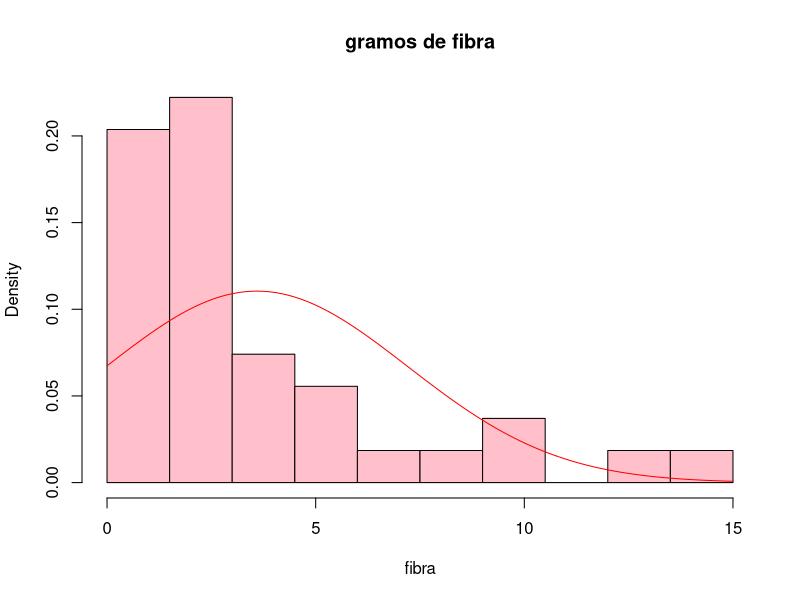
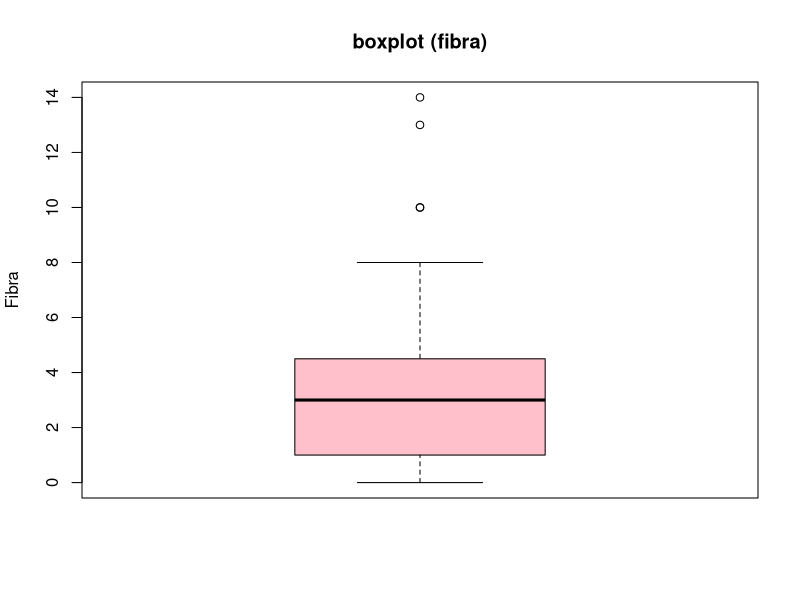
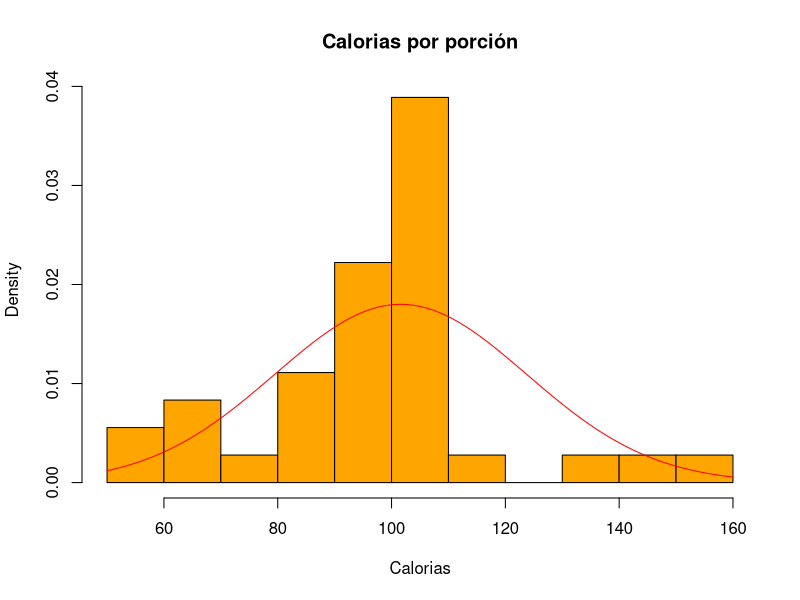
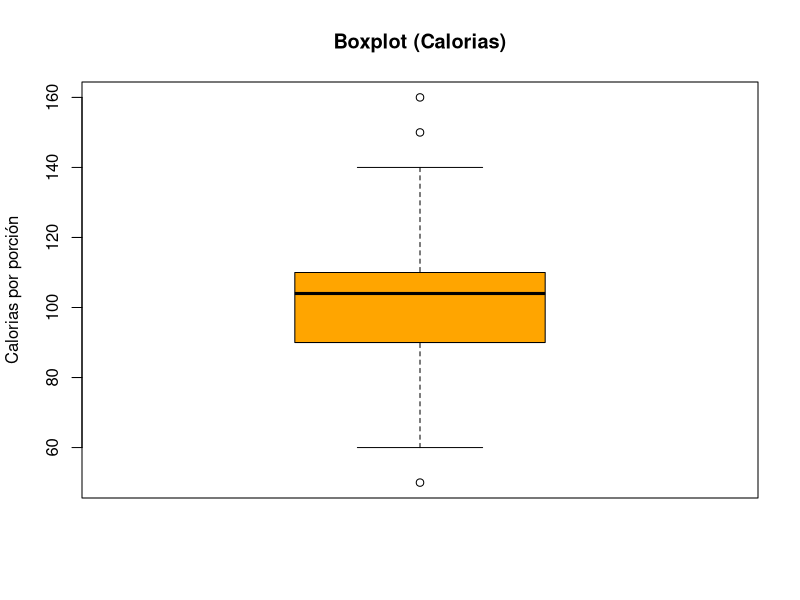
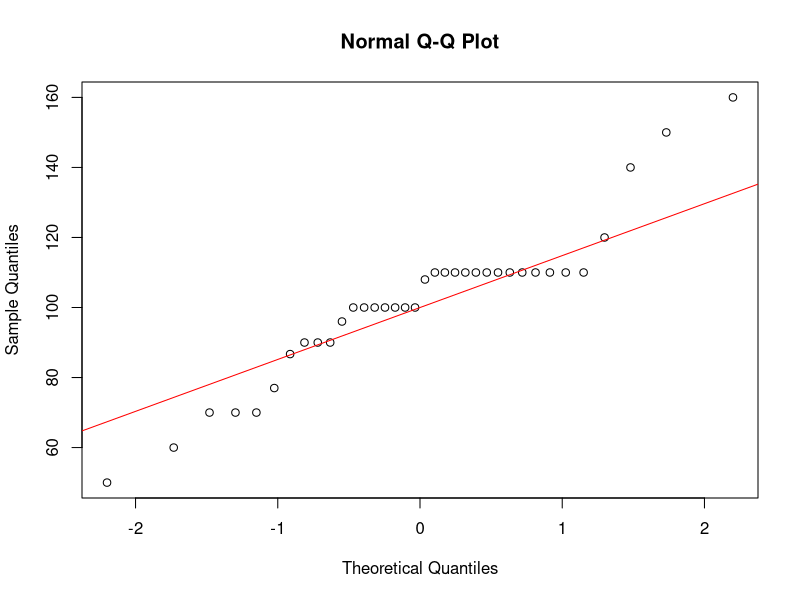
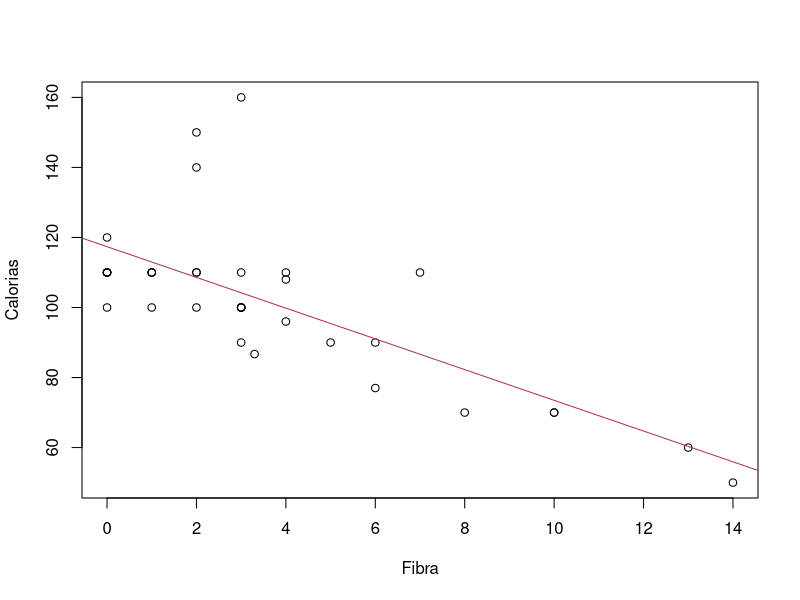
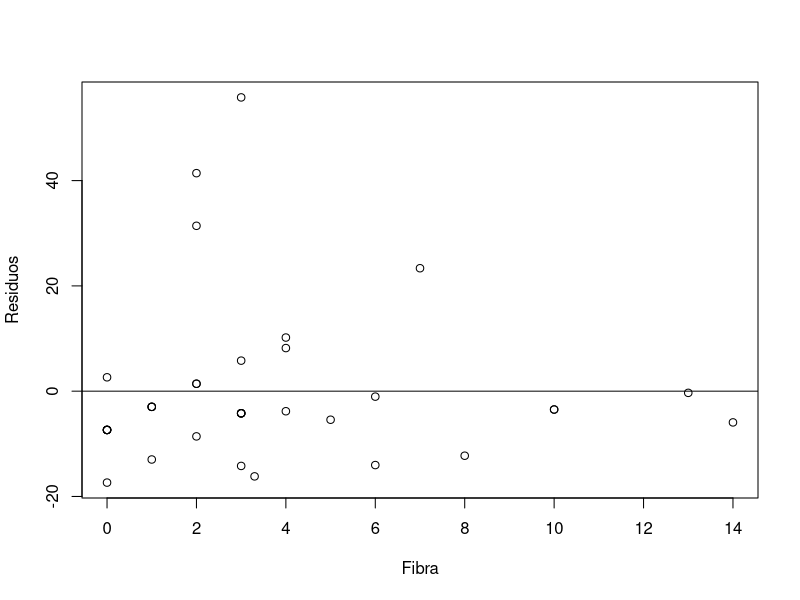
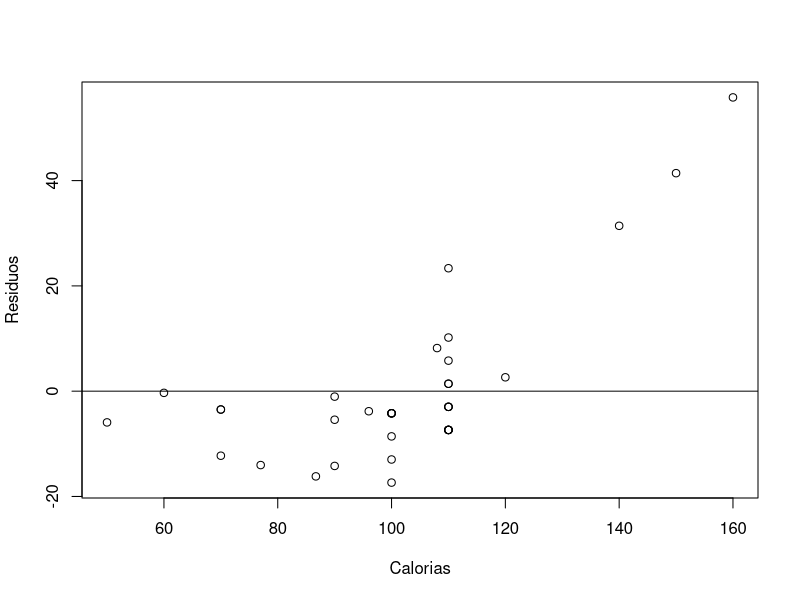

The R source for these figures, in order: (Note: this script raises an error after producing the figures.)
setwd("~/datasets tp final")
cereales<-read.table("cereales.txt",header=T)
View(cereales)
attach(cereales)

# ANÁLISIS DESCRIPTIVO DE CADA VARIABLE:

#Para la variable X correspondiente a los niveles de Fibra de los cereales:
sort(Fibra)
summary(Fibra) # resumen de 5 numeros
sd(Fibra) # desviación estándar muestral
mean(Fibra,trim=0.1) # media 0.1-podada
mean(Fibra,trim=0.2) # media 0.2-podada
IQR(Fibra) #distancia intercuartil

# Realizamos un histograma: 
par(mfrow=c(1,1)) 
hist(Fibra,freq = FALSE, breaks = seq(0,15,by=1.5), col = "pink", main="gramos de fibra", xlab="fibra")
#Superponemos la curva normal:
curve(dnorm(x, mean(Fibra),sd(Fibra)),add=T,col="red")

# Realizamos un diagrama de caja:
boxplot(Fibra, main="boxplot (fibra)", ylab="Fibra", col="pink")

# Para la variable Y correspondiente a Calorias por porción de los cereales:
sort(Calorias)
summary(Calorias) # resumen de 5 numeros
sd(Calorias) # desviación estándar muestral
mean(Calorias,trim=0.1) # media 0.1-podada
mean(Calorias,trim=0.2) # media 0.2-podada
IQR(Calorias) # distancia intercuartil

# Realizamos un histograma: 
par(mfrow=c(1,1)) 
hist(Calorias,freq = FALSE, breaks = seq(50,160,by=10), col = "orange", main="Calorias por porción", xlab="Calorias")
#Superponemos la curva normal:
curve(dnorm(x, mean(Calorias),sd(Calorias)),add=T,col="red")

# Realizamos un diagrama de caja:
boxplot(Calorias, main="Boxplot (Calorias)", ylab="Calorias por porción", col="orange")

# ajustamos una recta para ver si los datos son razonablemente normales:
qqnorm(Calorias)
qqline(Calorias, col="red")

####################################################################################################################################################

# EL SIGUIENTE PASO ES COMENZAR A PLANTEAR EL MODELO LINEAL:

#Graficamos PARA FIBRA-CALORIAS la recta del ajuste por cuadrados minimos junto con los puntos:
regresionF <- lm(Calorias ~ Fibra)
summary(regresionF)


# SSE:
SSE=((15.72)^2)*(length(Fibra)-2)
SSE

#la varianza del error, se estima por SSE/n-2 
scuadrado=SSE/34
scuadrado

#Analisis de residuos:
plot(Fibra, Calorias, xlab='Fibra', ylab='Calorias')
abline(regresionF, col="maroon")
plot(Fibra, resid(regresionF), ylab="Residuos")
qqline(y=0)
plot(Calorias,resid(regresionF), ylab="Residuos")
qqline(y=0)
plot(fitted(regresionF), resid(regresionF), xlab="valores ajustados", ylab="Residuos")
qqnorm(resid(regresionF))
qqline(resid(regresionF), col="blue")
bp<-boxplot(resid(regresionF), ylab="Residuos", main="boxplot de residuos")
bp$out
hist(resid(regresionF), freq=F, xlab="Residuos", col="bisque3")

# Observamos la presencia de outliers, y una dependencia de los residuos y los valores ajustados
# con una homocedasticidad baja (los residuos no tienen variabilidad constante entorno al 0).
# en este caso no se presenta normalidad de los residuos. La gráfica de valores ajustados muestra que los puntos
# se agrupan en la parte inferios derecha de la gráfica. La gráfica de calorias-residuos muestra una posible 
# relación curvilinea.

# debemos entonces quitar datos atipicos para ver si los valores del modelo mejoran ( buscamos un coef.de correlacion mas alto,
# una homocedasticidad mas alta y menor dependencia de los residuos con los valores ajustados)

# TRANSFORMAMOS LA VARIABLE RESPUESTA:
#Se transforma la variable respuesta y se quitan los datos atípicos y de alta influencia:
#punto de alta influencia en 3, se observan los casos para cuando está incluido y no el punto:
regresionFF <- lm(100*(Calorias)^(-1) ~ Fibra,cereales[-c(27,28,9),])
summary(regresionFF)
plot(Fibra[-c(27,28,9)], 100*(Calorias[-c(27,28,9)])^(-1), xlab='Fibra', ylab='Calorias')
abline(regresionFF, col="red")

regresionFF <- lm(100*(Calorias)^(-1) ~ Fibra,cereales[-c(27,28,9,3,4,33,35),])  
summary(regresionFF)
plot(Fibra[-c(27,28,9,3,4,33,35)], 100*(Calorias[-c(27,28,9,3,4,33,35)])^(-1), xlab='Fibra', ylab='Calorias')
abline(regresionFF, col="green")

#El dato 3 fue eliminado por ser un punto de alta influencia. Observar que los valores para las rectas
# ajustadas cambian bastante al quitarlo.

sort(fibraSinOut)
summary(Fibra[-c(27,28,9,3,4,33,35)])
mean(Fibra[-c(27,28,9,3,4,33,35)])
sd(Fibra[-c(27,28,9,3,4,33,35)])
IQR(Fibra[-c(27,28,9,3,4,33,35)])
mean(Fibra[-c(27,28,9,3,4,33,35)],trim=0.1)
mean(Fibra[-c(27,28,9,3,4,33,35)],trim=0.2)
m=length(Fibra[-c(27,28,9,3,4,33,35)]) 
m #29

#Analisis de residuos:
plot(Fibra[-c(27,28,9,3,4,33,35)], resid(regresionFF), ylab="Residuos", xlab="Fibra")
qqline(y=0)
plot(100*(Calorias[-c(27,28,9,3,4,33,35)])^(-1),resid(regresionFF), ylab="Residuos", xlab="Calorías")
qqline(y=0)
plot(fitted(regresionFF), resid(regresionFF), xlab="valores ajustados", ylab="Residuos")
qqline(y=0)
qqnorm(resid(regresionFF))
qqline(resid(regresionFF), col="blue")
bp<-boxplot(resid(regresionFF), ylab="residuos", col="bisque2")
bp$out
hist(resid(regresionFF), freq=F, xlab="residuos", col="bisque2")

                       ########################################################
                       #   Y= 0.872564 + 0.056897x recta de regresión final   #
                       ########################################################    

# La VARIANZA DEL ERROR ahora es:
SSE=((0.06619)^2)*(length(Fibra[-c(27,28,9,3,4,33,35)])-2)  # s=0.06619 raíz de la varianza s²
SSE # 0.1182901

fibraSinOut<-Fibra[-c(27,28,9,3,4,33,35)]

Sxx=(var(fibraSinOut))*(length(fibraSinOut)-1)
Sxx
#Sxy=((cov(Fibra[-c(27,28,9,3,4,33,35)],Calorias[-c(27,28,9,3,4,33,35)]))*(length(Fibra[-c(27,28,9,3,4,33,35)]-1)))
#Sxy

##calculamos c00:
C00= function(x){
  resultado1<-0
  resultado2<-0
  for(i in x){
    resultado1<- resultado1 + (i)^2
    resultado2<- resultado2 + (i-mean(x))^2
  }
  return(resultado1/(length(x)*resultado2))
}
C00(fibraSinOut)
#otra forma:
sumita=function(x){
  res<-0
  for(i in x){
    res<- res + (i)^2
  }
  return(res)
}
c00=((sumita(fibraSinOut))/(length(fibraSinOut)*Sxx))
c00

##calculamos c11:
C11= function(x){
  resultado<-0
  for(i in x){
    resultado<- resultado + (i - mean(x))^2
  }
  return(1/(resultado))
}
C11(fibraSinOut)
#otra forma:
c11=1/Sxx
c11

#---------------------------------------------------------------------------------------------------------------

# INTERVALOS DE CONFIANZA DE NIVEL 95% PARA LOS PARÁMETROS DE LA RELACIÓN fibra-calorias:

#PARA B0:
liminF= 0.872564 - qt(1-0.95/2, length(fibraSinOut)-2)* 0.06619*sqrt(C00(fibraSinOut))
liminF
limsuP= 0.872564 + qt(1-0.95/2, length(fibraSinOut)-2)* 0.06619*sqrt(C00(fibraSinOut))
limsuP

#PARA B1:
liminF= 0.056897 - qt(1-0.95/2, length(fibraSinOut)-2)* 0.06619*sqrt(C11(fibraSinOut))
liminF
limsuP= 0.056897 + qt(1-0.95/2, length(fibraSinOut)-2)* 0.06619*sqrt(C11(fibraSinOut))
limsuP
  
# PARA LA VARIANZA DEL ERROR:
liminf=((length(fibraSinOut)-2)*(0.066^2))/qchisq(1-(0.95/2),length(fibraSinOut)-2)
liminf
limsup=((length(fibraSinOut)-2)*(0.066^2))/qchisq(0.95/2,length(fibraSinOut)-2)
limsup

#-----------------------------------------------------------------------------------------------------------------------------------------

# TEST DE HIPÓTESIS PARA LA ORDENADA AL ORIGEN B0, DE NIVEL DE SIGNIFICACIÓN 0.05:

qt(0.975, 27)
#con 0 (no sirve)
#t=((0.872564-0)/(0.06619*sqrt(C00(fibraSinOut))))
#t
#pt(51.25,27)
#C00(firaSinOut)

#con 0.8
t=((0.872564-0.8)/(0.06619*sqrt(C00(fibraSinOut))))
t
pt(4.26,27)

#------------------------------------------------------------------------------------------------------------------------------------------

#TEST DE HIPÓTESIS PARA LA PENDIENTE B1, DE NIVEL DE SIGNIFICACIÓN 0.05:

qt((0.95),27)

#con 0 (no sirve)
#t=((0.056897-0)/(0.06619*sqrt( 0.003060712))) ###### arreglar###
#t
#pt(-15.53,length(FibraF)-2)
#h=1-5.514011e-14
#h
#c11(fibraSinOut)

#mayor que 0.05:
t=((0.056897-0.05)/(0.06619*sqrt( 0.003060712))) 
t
pt(1.88,length(fibraSinOut)-2)

#--------------------------------------------------------------------------------------------------------------------------------

fibraSinOut <- Fibra[-c(27,28,9,3,4,33,35)]

# IC PARA LA ESPERANZA DE Y:

EY= function(x){
  return(0.872564 + (0.056897*x))
}

#cuando x* es el promedio de x:
limInf<-EY(mean(fibraSinOut))- qt(1-(0.05/2),27)*0.06619*sqrt(1/length(fibraSinOut)+((mean(fibraSinOut)-mean(fibraSinOut))^2)/Sxx)
limInf
limSup=EY(mean(fibraSinOut))+ qt(1-(0.05/2),27)*0.06619*sqrt(1/length(fibraSinOut)+((mean(fibraSinOut)-mean(fibraSinOut))^2)/Sxx)
limSup

L=2*qt(1-(0.05/2),27)*0.06619*sqrt(1/length(fibraSinOut)+((mean(fibraSinOut)-mean(fibraSinOut))^2)/Sxx)
L #longitud
                                
summary(fibraSinOut)

#cuando x* es el el primer cuartil:
summary(fibraSinOut) #x*=1.000

limInf<-EY(1.00)- qt(1-(0.05/2),27)*0.06619*sqrt(1/length(fibraSinOut)+((1.000-mean(fibraSinOut))^2)/Sxx)
limInf
limSup=EY(1.00)+ qt(1-(0.05/2),27)*0.06619*sqrt(1/length(fibraSinOut)+((1.000-mean(fibraSinOut))^2)/Sxx)
limSup

L=2*qt(1-(0.05/2),27)*0.06619*sqrt(1/length(fibraSinOut)+((1.000-mean(fibraSinOut))^2)/Sxx)
L #longitud

#cuando x* es el tercer cuartil: 
#x*=4.000

limInf<-EY(4.000)- qt(1-(0.05/2),27)*0.06619*sqrt(1/length(fibraSinOut)+((4.000-mean(fibraSinOut))^2)/Sxx)
limInf
limSup=EY(4.000)+ qt(1-(0.05/2),27)*0.06619*sqrt(1/length(fibraSinOut)+((4.000-mean(fibraSinOut))^2)/Sxx)
limSup

L=2*qt(1-(0.05/2),27)*0.06619*sqrt(1/length(fibraSinOut)+((4.000-mean(fibraSinOut))^2)/Sxx)
L #longitud


#-----------------------------------------------------------------------------------------------------------------------------------

#INTERVALOS DE PREDICCIÓN PARA LA VARIABLE RESPUESTA Y: 

#cuando x* es el PRIMER cuartil:
#x*=1.000
limInfP<-EY(1.000)- qt(1-(0.05/2),27)*0.06619*sqrt(1+(1/length(fibraSinOut))+((1.000-mean(fibraSinOut))^2)/Sxx)
limInfP
limSupP=EY(1.000)+ qt(1-(0.05/2),27)*0.06619*sqrt(1+(1/length(fibraSinOut))+((1.000-mean(fibraSinOut))^2)/Sxx)
limSupP

L=2*qt(1-(0.05/2),27)*0.06619*sqrt(1+(1/length(fibraSinOut))+((1.000-mean(fibraSinOut))^2)/Sxx)
L #longitud

#CUANDO X* ES EL PROMEDIO DE X:

limInfP<-EY(mean(fibraSinOut))- qt(1-(0.05/2),27)*0.06619*sqrt(1+(1/length(fibraSinOut))+((mean(fibraSinOut)-mean(fibraSinOut))^2)/Sxx)
limInfP
limSupP=EY(mean(fibraSinOut))+ qt(1-(0.05/2),27)*0.06619*sqrt(1+(1/length(fibraSinOut))+((mean(fibraSinOut)-mean(fibraSinOut))^2)/Sxx)
limSupP

L=qt(1-(0.05/2),27)*0.06619*sqrt(1+(1/length(fibraSinOut))+((mean(fibraSinOut)-mean(fibraSinOut))^2)/Sxx)
L #longitud
2*
#cuando x* es el tercer cuartil:
#x*=4.000
limInfP<-EY(4.000)- qt(1-(0.05/2),27)*0.06619*sqrt(1+(1/length(fibraSinOut))+((4.000-mean(fibraSinOut))^2)/Sxx)
limInfP
limSupP=EY(4.000)+ qt(1-(0.05/2),27)*0.06619*sqrt(1+(1/length(fibraSinOut))+((4.000-mean(fibraSinOut))^2)/Sxx)
limSupP

L=2*qt(1-(0.05/2),27)*0.06619*sqrt(1+(1/length(fibraSinOut))+((4.000-mean(fibraSinOut))^2)/Sxx)
L #longitud







 
 
